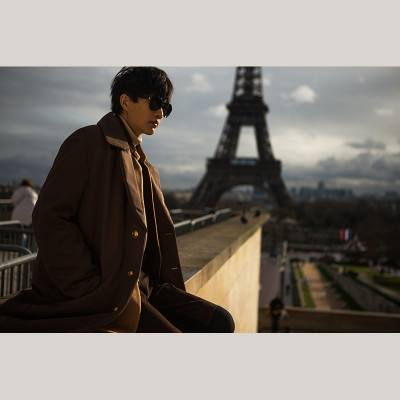
#> input picture img0.jpg, 400 x 400 px
$ python '图像锐化.py'
#> lines starting #> are read from the running program, lines starting #| are printed output that depends on the picture
import cv2 as cv
import numpy as np

'''
图像卷积操作主要有三种功能：图像的模糊去噪，图像梯度/边缘的发现，图像锐化/增强
图像锐化的本质：图像拉普拉斯滤波加原图权重像素叠加的输出
[[-1 , -1, -1]
 [-1, C, -1]
 [-1 , -1, -1]
]
当C值大于8时表示图像锐化，越接近8表示锐化效果越好
当C等于8时图像的高通滤波
C值越大，图像的锐化效果在减弱，中心像素的作用在提升
'''

src = cv.imread('img0.jpg', 1)
#> src is the input picture: shape (400, 400, 3); mean B, G, R 116, 121.5, 127.1
cv.imshow('src', src)
# sharp_op = np.array([[-1, -1, -1], [-1, 9, -1], [-1, -1, -1]], dtype=np.float32)
sharp_op = np.array([[0, -1, 0], [-1, 5, -1], [0, -1, 0]], dtype=np.float32)
sharpen_image = cv.filter2D(src, cv.CV_32F, sharp_op)
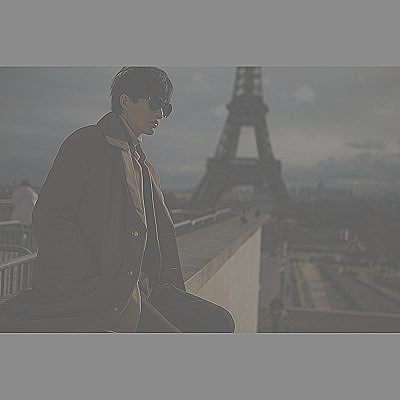
#> sharpen_image: shape (400, 400, 3) float32; mean B, G, R 116, 121.4, 127.1; drawn with min black and max white
sharpen_image = cv.convertScaleAbs(sharpen_image)
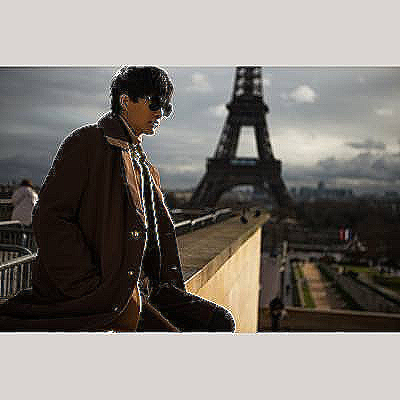
#> sharpen_image: shape (400, 400, 3); mean B, G, R 118.4, 123.3, 128.4
cv.imshow('sharpen', sharpen_image)

h, w = src.shape[:2]
#> h = 400; w = 400
dst = np.zeros([h, w*2, 3], src.dtype)
dst[:h, 0:w, :] = src
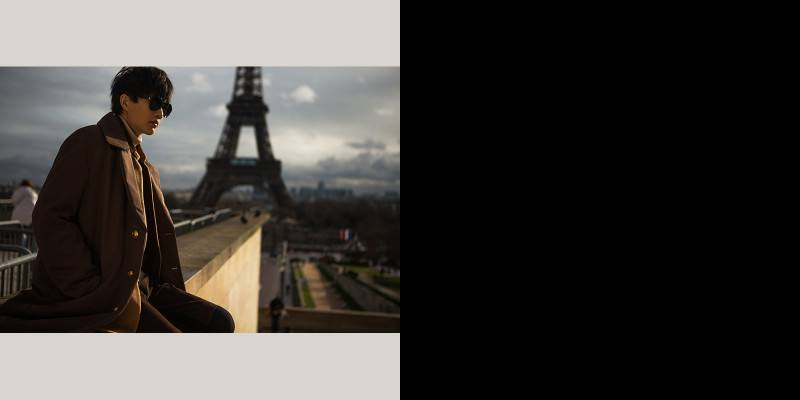
#> dst: shape (400, 800, 3); mean B, G, R 58, 60.8, 63.6
dst[:h, w:, :] = sharpen_image
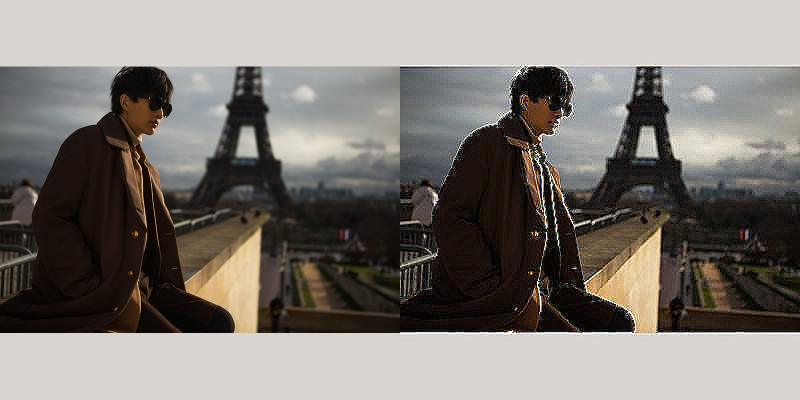
#> dst: shape (400, 800, 3); mean B, G, R 117.2, 122.4, 127.7
cv.putText(dst, "original image", (10, 30), cv.FONT_ITALIC, 1.0, (0, 0, 255), 2)
cv.putText(dst, "sharpen image", (w+10, 30), cv.FONT_ITALIC, 1.0, (0, 0, 255), 2)
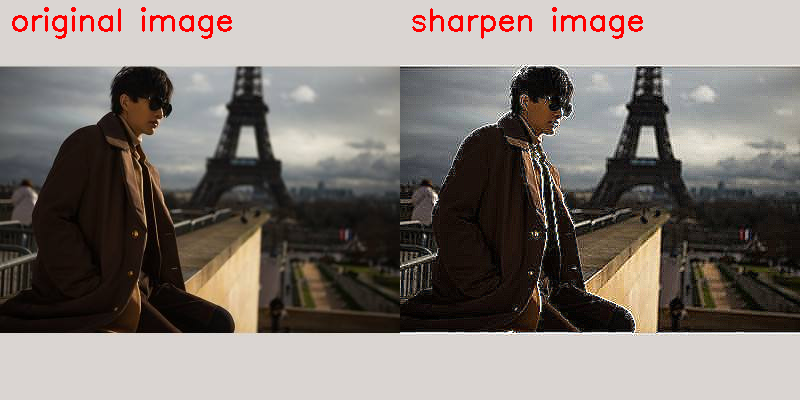
#> dst: shape (400, 800, 3); mean B, G, R 115.1, 120.3, 128.1
cv.imshow('result', dst)

blur = cv.GaussianBlur(src, (0, 0), 5)
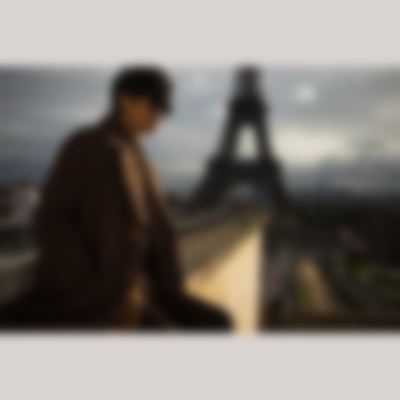
#> blur: shape (400, 400, 3); mean B, G, R 116, 121.5, 127.1
usm = cv.addWeighted(src, 1.5, blur, -0.5, 0)
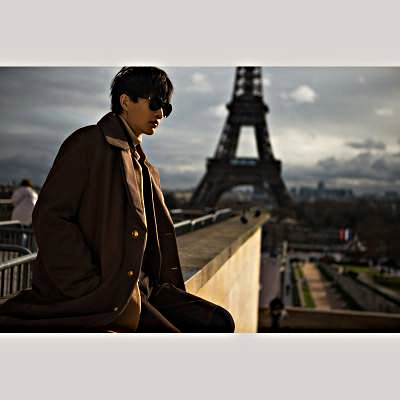
#> usm: shape (400, 400, 3); mean B, G, R 116.6, 121.9, 127.3
cv.imshow('usm sharpen', usm)

cv.waitKey(0)
cv.destroyAllWindows()
